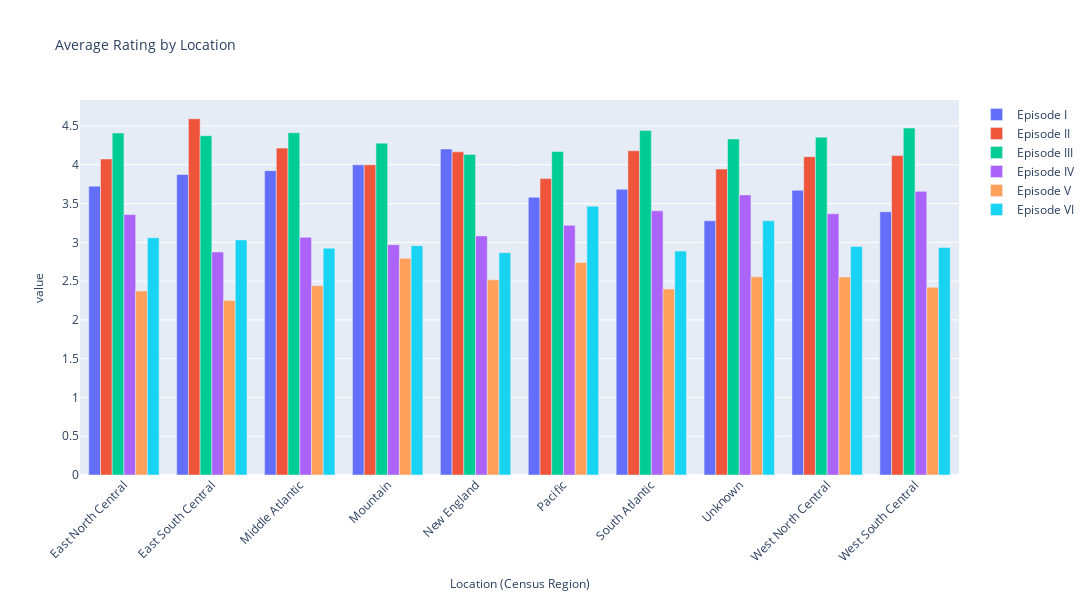

The code cell stored with this chart in its notebook:
### Code cell
legend_names = ['Episode I','Episode II','Episode III','Episode IV','Episode V','Episode VI']

# Grouping the data
grouped_loc = sw_df.groupby('Location (Census Region)')[new_columns].mean().reset_index()

# Plotting the bar plot with Plotly Express
fig = px.bar(grouped_loc, x='Location (Census Region)', y=new_columns, 
             title='Average Rating by Location', barmode='group', width=1100, height=600
             )

fig.update_layout(xaxis_tickangle=-45, 
                  xaxis_title_font_size=12,
                  yaxis_title_font_size=12,
                  title_font_size=14,
                  legend_title_text=None)

    
fig.show()

### Figure 1 — Plotly figure (JSON) as saved in the notebook; plotly's stock layout.template omitted (floating-point values rounded to 4 significant figures)
{"data": [{"alignmentgroup": "True", "hovertemplate": "variable=Episode I<br>Location (Census Region)=%{x}<br>value=%{y}<extra></extra>", "legendgroup": "Episode I", "marker": {"color": "#636efa", "pattern": {"shape": ""}}, "name": "Episode I", "offsetgroup": "Episode I", "orientation": "v", "showlegend": true, "textposition": "auto", "type": "bar", "x": ["East North Central", "East South Central", "Middle Atlantic", "Mountain", "New England", "Pacific", "South Atlantic", "Unknown", "West North Central", "West South Central"], "xaxis": "x", "y": [3.724, 3.875, 3.925, 4, 4.203, 3.582, 3.684, 3.278, 3.671, 3.395], "yaxis": "y"}, {"alignmentgroup": "True", "hovertemplate": "variable=Episode II<br>Location (Census Region)=%{x}<br>value=%{y}<extra></extra>", "legendgroup": "Episode II", "marker": {"color": "#EF553B", "pattern": {"shape": ""}}, "name": "Episode II", "offsetgroup": "Episode II", "orientation": "v", "showlegend": true, "textposition": "auto", "type": "bar", "x": ["East North Central", "East South Central", "Middle Atlantic", "Mountain", "New England", "Pacific", "South Atlantic", "Unknown", "West North Central", "West South Central"], "xaxis": "x", "y": [4.075, 4.594, 4.215, 4, 4.167, 3.822, 4.18, 3.944, 4.105, 4.118], "yaxis": "y"}, {"alignmentgroup": "True", "hovertemplate": "variable=Episode III<br>Location (Census Region)=%{x}<br>value=%{y}<extra></extra>", "legendgroup": "Episode III", "marker": {"color": "#00cc96", "pattern": {"shape": ""}}, "name": "Episode III", "offsetgroup": "Episode III", "orientation": "v", "showlegend": true, "textposition": "auto", "type": "bar", "x": ["East North Central", "East South Central", "Middle Atlantic", "Mountain", "New England", "Pacific", "South Atlantic", "Unknown", "West North Central", "West South Central"], "xaxis": "x", "y": [4.41, 4.375, 4.413, 4.279, 4.133, 4.171, 4.444, 4.333, 4.355, 4.474], "yaxis": "y"}, {"alignmentgroup": "True", "hovertemplate": "variable=Episode IV<br>Location (Census Region)=%{x}<br>value=%{y}<extra></extra>", "legendgroup": "Episode IV", "marker": {"color": "#ab63fa", "pattern": {"shape": ""}}, "name": "Episode IV", "offsetgroup": "Episode IV", "orientation": "v", "showlegend": true, "textposition": "auto", "type": "bar", "x": ["East North Central", "East South Central", "Middle Atlantic", "Mountain", "New England", "Pacific", "South Atlantic", "Unknown", "West North Central", "West South Central"], "xaxis": "x", "y": [3.358, 2.875, 3.065, 2.971, 3.083, 3.219, 3.406, 3.611, 3.368, 3.658], "yaxis": "y"}, {"alignmentgroup": "True", "hovertemplate": "variable=Episode V<br>Location (Census Region)=%{x}<br>value=%{y}<extra></extra>", "legendgroup": "Episode V", "marker": {"color": "#FFA15A", "pattern": {"shape": ""}}, "name": "Episode V", "offsetgroup": "Episode V", "orientation": "v", "showlegend": true, "textposition": "auto", "type": "bar", "x": ["East North Central", "East South Central", "Middle Atlantic", "Mountain", "New England", "Pacific", "South Atlantic", "Unknown", "West North Central", "West South Central"], "xaxis": "x", "y": [2.373, 2.25, 2.441, 2.794, 2.517, 2.74, 2.398, 2.556, 2.553, 2.421], "yaxis": "y"}, {"alignmentgroup": "True", "hovertemplate": "variable=Episode VI<br>Location (Census Region)=%{x}<br>value=%{y}<extra></extra>", "legendgroup": "Episode VI", "marker": {"color": "#19d3f3", "pattern": {"shape": ""}}, "name": "Episode VI", "offsetgroup": "Episode VI", "orientation": "v", "showlegend": true, "textposition": "auto", "type": "bar", "x": ["East North Central", "East South Central", "Middle Atlantic", "Mountain", "New England", "Pacific", "South Atlantic", "Unknown", "West North Central", "West South Central"], "xaxis": "x", "y": [3.06, 3.031, 2.925, 2.956, 2.867, 3.466, 2.887, 3.278, 2.947, 2.934], "yaxis": "y"}], "layout": {"barmode": "group", "height": 600, "legend": {"title": {}, "tracegroupgap": 0}, "title": {"font": {"size": 14}, "text": "Average Rating by Location"}, "width": 1100, "xaxis": {"anchor": "y", "domain": [0, 1], "tickangle": -45, "title": {"font": {"size": 12}, "text": "Location (Census Region)"}}, "yaxis": {"anchor": "x", "domain": [0, 1], "title": {"font": {"size": 12}, "text": "value"}}}}
